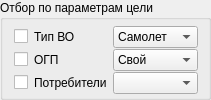
           <widget class="QGroupBox" name="groupBox_14">
            <property name="sizePolicy">
             <sizepolicy hsizetype="Preferred" vsizetype="Preferred">
              <horstretch>0</horstretch>
              <verstretch>0</verstretch>
             </sizepolicy>
            </property>
            <property name="title">
             <string>Отбор по параметрам цели</string>
            </property>
            <layout class="QGridLayout" name="gridLayout_20">
             <property name="topMargin">
              <number>5</number>
             </property>
             <property name="rightMargin">
              <number>10</number>
             </property>
             <property name="bottomMargin">
              <number>0</number>
             </property>
             <property name="verticalSpacing">
              <number>0</number>
             </property>
             <item row="2" column="2">
              <widget class="QComboBox" name="comboBox_3"/>
             </item>
             <item row="0" column="0">
              <widget class="QCheckBox" name="checkBox_4">
               <property name="sizePolicy">
                <sizepolicy hsizetype="Maximum" vsizetype="Fixed">
                 <horstretch>0</horstretch>
                 <verstretch>0</verstretch>
                </sizepolicy>
               </property>
               <property name="text">
                <string/>
               </property>
              </widget>
             </item>
             <item row="1" column="0">
              <widget class="QCheckBox" name="checkBox_2">
               <property name="sizePolicy">
                <sizepolicy hsizetype="Maximum" vsizetype="Fixed">
                 <horstretch>0</horstretch>
                 <verstretch>0</verstretch>
                </sizepolicy>
               </property>
               <property name="text">
                <string/>
               </property>
              </widget>
             </item>
             <item row="0" column="1">
              <widget class="QLabel" name="label_6">
               <property name="sizePolicy">
                <sizepolicy hsizetype="Maximum" vsizetype="Preferred">
                 <horstretch>0</horstretch>
                 <verstretch>0</verstretch>
                </sizepolicy>
               </property>
               <property name="text">
                <string>Тип ВО</string>
               </property>
              </widget>
             </item>
             <item row="1" column="1">
              <widget class="QLabel" name="label_7">
               <property name="sizePolicy">
                <sizepolicy hsizetype="Maximum" vsizetype="Preferred">
                 <horstretch>0</horstretch>
                 <verstretch>0</verstretch>
                </sizepolicy>
               </property>
               <property name="text">
                <string>ОГП</string>
               </property>
              </widget>
             </item>
             <item row="0" column="2">
              <widget class="QComboBox" name="comboBox">
               <item>
                <property name="text">
                 <string>Самолет</string>
                </property>
               </item>
               <item>
                <property name="text">
                 <string>Вертолет</string>
                </property>
               </item>
               <item>
                <property name="text">
                 <string>БПЛА</string>
                </property>
               </item>
               <item>
                <property name="text">
                 <string>Снаряд</string>
                </property>
               </item>
              </widget>
             </item>
             <item row="2" column="1">
              <widget class="QLabel" name="label_8">
               <property name="sizePolicy">
                <sizepolicy hsizetype="Maximum" vsizetype="Preferred">
                 <horstretch>0</horstretch>
                 <verstretch>0</verstretch>
                </sizepolicy>
               </property>
               <property name="text">
                <string>Потребители</string>
               </property>
              </widget>
             </item>
             <item row="1" column="2">
              <widget class="QComboBox" name="comboBox_2">
               <item>
                <property name="text">
                 <string>Свой</string>
                </property>
               </item>
               <item>
                <property name="text">
                 <string>Чужой</string>
                </property>
               </item>
              </widget>
             </item>
             <item row="2" column="0">
              <widget class="QCheckBox" name="checkBox_8">
               <property name="sizePolicy">
                <sizepolicy hsizetype="Maximum" vsizetype="Fixed">
                 <horstretch>0</horstretch>
                 <verstretch>0</verstretch>
                </sizepolicy>
               </property>
               <property name="text">
                <string/>
               </property>
              </widget>
             </item>
            </layout>
           </widget>
